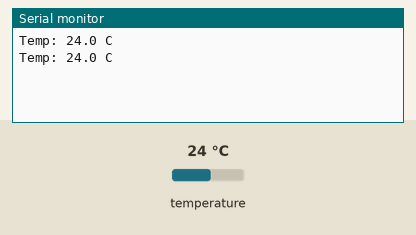
The sketch below on a simulated Raspberry Pi Pico. Shown: the last lines printed to the serial monitor. The inputs (shaded band) are chosen by the test bench; at power-on: temperature 24 °C.

Above: at 2.8 s.
2.9 s: temperature set to 12 °C
At 3.6 s:
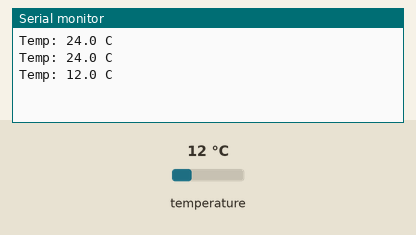
4.4 s: temperature set to 19 °C
At 5.8 s:
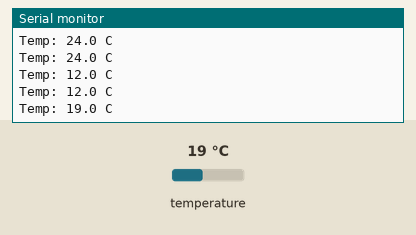
Timing chart, 0 to 7.4 s (numbered marks = the images above; inputs shaded):
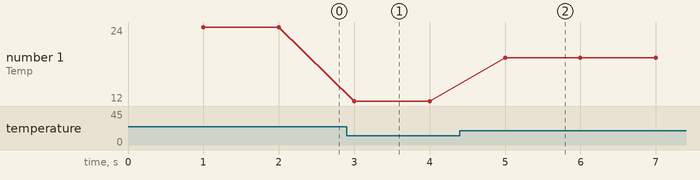

Measured:
- after the input at 2.9 s, the serial monitor: prints a new line after 0.10 s (image 1)
- after the input at 4.4 s, the serial monitor: prints a new line after 0.60 s (image 2)
- plotted number 1: 24 → 12 after the input at 2.9 s, 12 → 19 after the input at 4.4 s

The sketch:

pico_onboard_temp.ino
```cpp
// snippet: pico_onboard_temp
// tags: pico, rp2040, temperature, onboard, analogreadtemp, internal-sensor, celsius
// boards: rp2040
// library: none
// description: Read the RP2040's built-in temperature sensor with analogReadTemp() — no external parts
// prompts: Pico onboard temperature, RP2040 internal temp sensor, analogReadTemp, Raspberry Pi Pico temperature, chip temperature Pico
// exact-include: none

const unsigned long PRINT_MS = 1000;
unsigned long prevMs = 0;

void setup() {
  Serial.begin(115200);
}

void loop() {
  unsigned long now = millis();
  if (now - prevMs < PRINT_MS) return;
  prevMs = now;

  float c = analogReadTemp();  // RP2040 internal sensor, degrees Celsius
  Serial.print("Temp: ");
  Serial.print(c, 1);
  Serial.println(" C");
}
```
